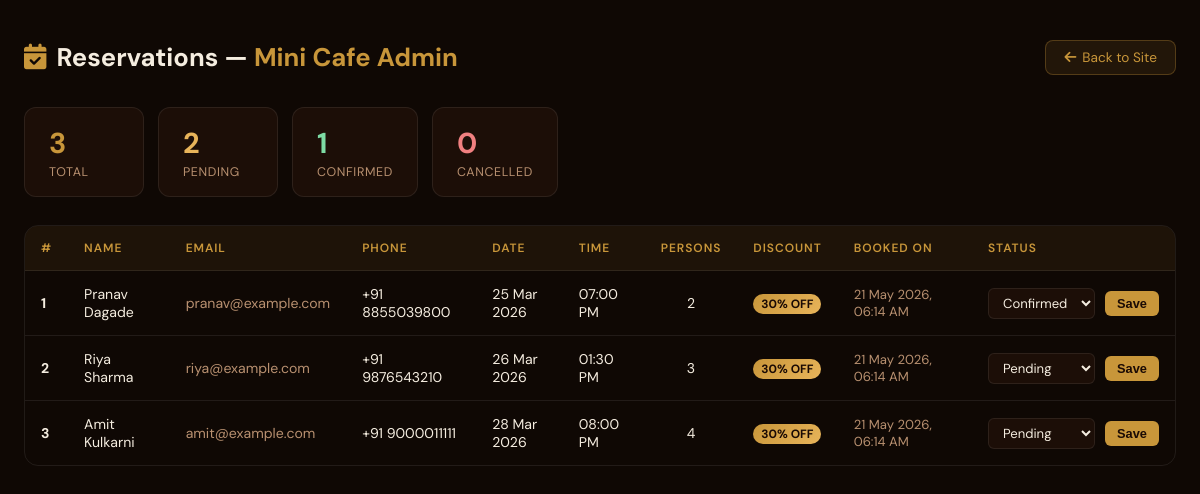
Screenshot of /admin_reservations.php with the database file from the repository.
### tables this page shows
CREATE TABLE `reservations` (
    `reservation_id`    INT           NOT NULL AUTO_INCREMENT,
    `customer_name`     VARCHAR(150)  NOT NULL,
    `email`             VARCHAR(200)  NOT NULL,
    `phone`             VARCHAR(20)   DEFAULT NULL,
    `reservation_date`  DATE          NOT NULL,
    `reservation_time`  TIME          NOT NULL,
    `persons`           INT           NOT NULL DEFAULT 1,
    `discount`          DECIMAL(5,2)  NOT NULL DEFAULT 30.00 COMMENT '30% online reservation discount',
    `status`            ENUM('pending','confirmed','cancelled') NOT NULL DEFAULT 'pending',
    `created_at`        TIMESTAMP     NOT NULL DEFAULT CURRENT_TIMESTAMP,
    PRIMARY KEY (`reservation_id`),
    INDEX `idx_date`   (`reservation_date`),
    INDEX `idx_email`  (`email`),
    INDEX `idx_status` (`status`)
);

### admin_reservations.php (the view, shortened to what this page needs)
<?php
$db_host="localhost"; $db_user="root"; $db_pass=""; $db_name="koppee_db";
$conn=new mysqli($db_host,$db_user,$db_pass,$db_name);
$conn->set_charset("utf8mb4");
$result=$conn->query("SELECT * FROM reservations ORDER BY created_at DESC");
$rows=$result?$result->fetch_all(MYSQLI_ASSOC):[];
$total=count($rows);
?>
<!DOCTYPE html>
<html lang="en">
<head>
    <link href="https://cdnjs.cloudflare.com/ajax/libs/font-awesome/6.4.0/css/all.min.css" rel="stylesheet">
</head>
<body>
<div class="header">
    <h1><i class="fa fa-calendar-check" style="margin-right:10px;color:#c8963a;"></i>Reservations — <span>Mini Cafe Admin</span></h1>
    <a href="index.php" class="back-btn"><i class="fa fa-arrow-left" style="margin-right:6px;"></i>Back to Site</a>
</div>
<?php
$pending=count(array_filter($rows,fn($r)=>$r['status']==='pending'));
$confirmed=count(array_filter($rows,fn($r)=>$r['status']==='confirmed'));
$cancelled=count(array_filter($rows,fn($r)=>$r['status']==='cancelled'));
?>
<div class="stats">
    <div class="stat"><div class="num"><?=$total?></div><div class="lbl">Total</div></div>
    <div class="stat"><div class="num" style="color:#e8b45a;"><?=$pending?></div><div class="lbl">Pending</div></div>
    <div class="stat"><div class="num" style="color:#7ddba4;"><?=$confirmed?></div><div class="lbl">Confirmed</div></div>
    <div class="stat"><div class="num" style="color:#f08080;"><?=$cancelled?></div><div class="lbl">Cancelled</div></div>
</div>
<div class="table-wrap">
    <table>
        <thead><tr><th>#</th><th>Name</th><th>Email</th><th>Phone</th><th>Date</th><th>Time</th><th>Persons</th><th>Discount</th><th>Booked On</th><th>Status</th></tr></thead>
        <tbody>
        <?php if(empty($rows)): ?>
            <tr><td colspan="10" class="empty"><i class="fa fa-inbox"></i>No reservations yet.</td></tr>
        <?php else: foreach($rows as $r): ?>
            <tr>
                <td><strong><?=$r['reservation_id']?></strong></td>
                <td><?=htmlspecialchars($r['customer_name'])?></td>
                <td style="color:#b89070;"><?=htmlspecialchars($r['email'])?></td>
                <td><?=htmlspecialchars($r['phone']?:'-')?></td>
                <td><?=date('d M Y',strtotime($r['reservation_date']))?></td>
                <td><?=date('h:i A',strtotime($r['reservation_time']))?></td>
                <td style="text-align:center;"><?=$r['persons']?></td>
                <td><span class="discount-tag"><?=number_format($r['discount'],0)?>% OFF</span></td>
                <td style="color:#b89070;font-size:.82rem;"><?=date('d M Y, h:i A',strtotime($r['created_at']))?></td>
                <td>
                    <form method="POST" style="display:inline-flex;align-items:center;gap:4px;">
                        <select name="status" class="status-select">
                            <option value="pending" <?=$r['status']==='pending'?'selected':''?>>Pending</option>
                            <option value="confirmed" <?=$r['status']==='confirmed'?'selected':''?>>Confirmed</option>
                        </select>
                        <button type="submit" name="update_status" class="save-btn">Save</button>
                    </form>
                </td>
            </tr>
        <?php endforeach; endif; ?>
        </tbody>
    </table>
</div>
</body>
</html>

### admin_reservations.php (style rules this page uses)
*,*::before,*::after { box-sizing:border-box;margin:0;padding:0; }
:root { --bg:#0f0804;--surface:#1c0e07;--border:rgba(255,255,255,.08);--gold:#c8963a;--cream:#f5ede0;--sand:#b89070;--font:'DM Sans',sans-serif; }
body { font-family:var(--font);background:var(--bg);color:var(--cream);padding:40px 24px;min-height:100vh; }
.header { display:flex;align-items:center;justify-content:space-between;margin-bottom:32px;flex-wrap:wrap;gap:16px; }
.header h1 { font-size:1.6rem;font-weight:700; }
.header h1 span { color:var(--gold); }
.back-btn { background:rgba(200,150,58,.1);border:1px solid rgba(200,150,58,.3);color:var(--gold);padding:8px 18px;border-radius:8px;text-decoration:none;font-size:.85rem;transition:background .2s; }
.stats { display:flex;gap:14px;margin-bottom:28px;flex-wrap:wrap; }
.stat { background:var(--surface);border:1px solid var(--border);border-radius:12px;padding:16px 24px;min-width:120px; }
.stat .num { font-size:1.8rem;font-weight:700;color:var(--gold); }
.stat .lbl { font-size:.78rem;color:var(--sand);text-transform:uppercase;letter-spacing:.05em;margin-top:2px; }
.table-wrap { overflow-x:auto;border-radius:14px;border:1px solid var(--border); }
table { width:100%;border-collapse:collapse; }
thead tr { background:rgba(200,150,58,.08); }
th { padding:14px 16px;text-align:left;font-size:.75rem;text-transform:uppercase;letter-spacing:.08em;color:var(--gold);font-weight:600;white-space:nowrap; }
td { padding:14px 16px;font-size:.88rem;border-top:1px solid var(--border);vertical-align:middle; }
.discount-tag { background:linear-gradient(135deg,#c8963a,#e8b45a);color:#1a0a04;font-weight:700;padding:2px 8px;border-radius:100px;font-size:.75rem; }
select.status-select { background:var(--surface);border:1px solid var(--border);color:var(--cream);padding:5px 10px;border-radius:6px;font-size:.82rem;cursor:pointer;font-family:var(--font); }
.save-btn { background:#c8963a;border:none;color:#1a0a04;padding:5px 12px;border-radius:6px;cursor:pointer;font-size:.8rem;font-weight:600;margin-left:6px; }

### rows the page displays
reservations: reservation_id "1", customer_name "Pranav Dagade", email "pranav@example.com", phone "+91 8855039800", reservation_date "25 Mar 2026", reservation_time "07:00 PM", persons "2", discount "30", created_at "21 May 2026, 06:14 AM", status "Confirmed"
reservations: reservation_id "2", customer_name "Riya Sharma", email "riya@example.com", phone "+91 9876543210", reservation_date "26 Mar 2026", reservation_time "01:30 PM", persons "3", discount "30", created_at "21 May 2026, 06:14 AM", status "Pending"
reservations: reservation_id "3", customer_name "Amit Kulkarni", email "amit@example.com", phone "+91 9000011111", reservation_date "28 Mar 2026", reservation_time "08:00 PM", persons "4", discount "30", created_at "21 May 2026, 06:14 AM", status "Pending"

### other values shown
$total "3"
$pending "2"
$confirmed "1"
$cancelled "0"
